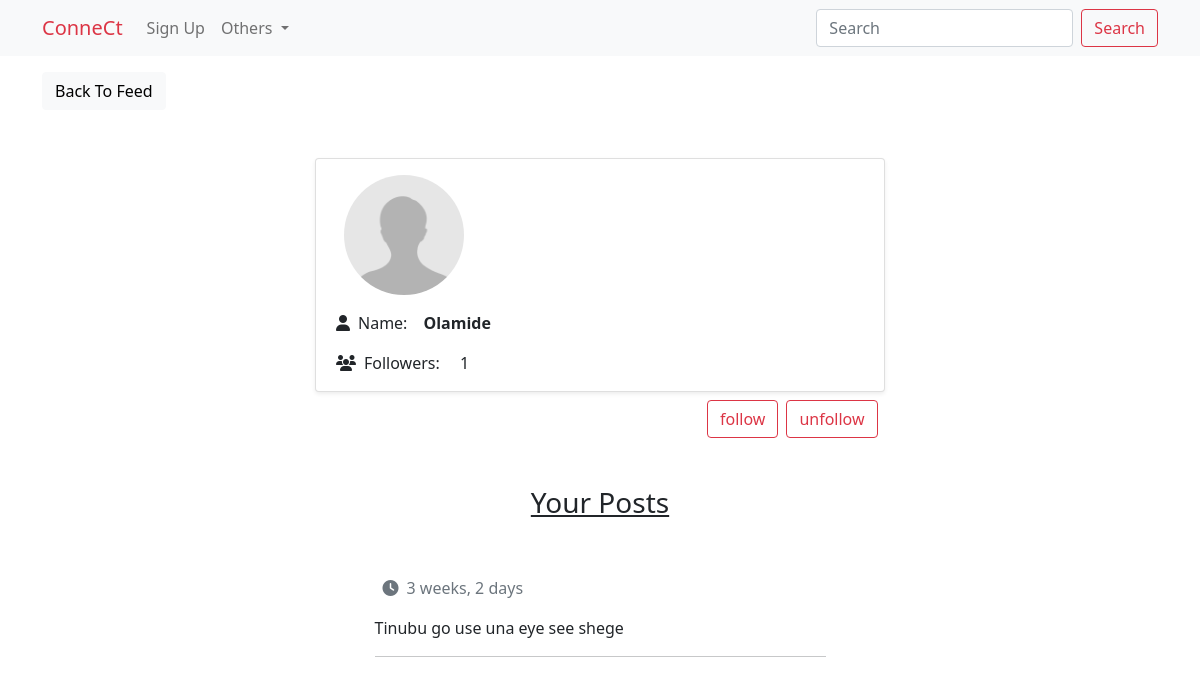
Page /userprofile/5 on the committed database.
### user/models.py (models this page shows, shortened)
class UserProfile(models.Model):
    user = models.OneToOneField(User, primary_key=True, on_delete=models.CASCADE)
    name = models.CharField(max_length=200, null=True, blank=True)
    location = models.CharField(max_length=200, null=True, blank=True)
    bio = models.TextField(null=True, blank=True)
    birth_date = models.DateField(null=True, blank=True)
    image = models.ImageField(upload_to='uploads/profile', default='uploads/profile/default.jpg', blank=True)
    followers = models.ManyToManyField(User, blank=True, related_name='followers')

### social/models.py (models this page shows, shortened)
class Post(models.Model):
    body = models.TextField()
    created_on = models.DateTimeField(auto_now_add=True)
    author = models.ForeignKey(User, on_delete=models.CASCADE)
    likes = models.ManyToManyField(User, related_name='likes',  blank=True)
    dislikes = models.ManyToManyField(User, related_name='dislikes', blank=True)

### user/views.py (the view)
# urls.py: path('userprofile/<int:pk>', UserProfile.as_view(), name='Profile'),
class UserProfile(View, LoginRequiredMixin):
    profile = UserProfile.objects.all()
    def get(self, request, pk, *args, **kwargs):
        profile = self.profile.get(pk=pk)
        user = profile.user
        posts = Post.objects.filter(author=user)
        followers= profile.followers.count()
        context = {'profile':profile, 'posts':posts, 'followers':followers}
        return render(request, 'user/profile.html', context)

### templates/user/profile.html (shortened to what this page needs)
{% extends 'base.html' %}
{% block content %}
<div class="container">
    <div class="row mt-3">
        <div class="col-md-3">
            <a href="{% url 'Home' %}" class="btn btn-light">Back To Feed</a>
        </div>
    </div>
    <div class="row mt-5 justify-content-center">
        <div class="col-md-6 card shadow-sm">
            <img src="{{profile.image.url}}" class="rounded-circle mt-3 m-3" width="120" height="120">
            {% if profile.name %}
            <p class=""><i class="fa fa-pencil mx-2"></i>Name:<span class="ms-3">{{profile.name}}</span></p>
            {% else %}
            <p class=""><i class="fa fa-user mx-2"></i>Name:<strong class="ms-3">{{profile.user.username}}</strong></p>
            {% endif %}
            <p><i class="fa fa-users mx-2"></i>Followers: <span class="ms-3">{{followers}}</span></p>
        </div>
    </div>
    <div class="row mt-2 justify-content-end">
        <div class="col-md-5 d-flex gap-2">
            {% if profile.user == request.user %}
            <a href="{% url 'ProfileEdit' profile.pk %}" class="btn btn-outline-dark" style="text-decoration: none;">Edit <i class="fa fa-pen"></i></a>
            {% else %}
            <a href="{% url 'FollowUser' profile.pk %}" class="btn btn-outline-danger" style="text-decoration: none;">follow</a>
            <a href="{% url 'UnfollowUser' profile.pk %}" class="btn btn-outline-danger" style="text-decoration: none;">unfollow</a>
            {% endif %}
        </div>
    </div>
    <div class="row mt-5 justify-content-center">
        <div class="col-md-6 text-center">
            <h3 class="text-decoration-underline">Your Posts</h3>
        </div>
    </div>
    {% for post in posts %}
    <div class="row  mt-5 justify-content-center">
        <div class="col-md-5 position-relative">
            <p class="text-muted"><i class="fa-solid fa-clock px-2"></i>{{post.created_on|timesince}}</p>
            <p>{{post.body}}</p>
            <hr>
        </div>
    </div>
    {% endfor %}
</div>
{% endblock %}

### rows in the picture
UserProfile: image (placeholder picture), user.username "Olamide"
Post: created_on "3 weeks, 2 days", body "Tinubu go use una eye see shege"

### other values in the picture
{{ followers }} "1"
